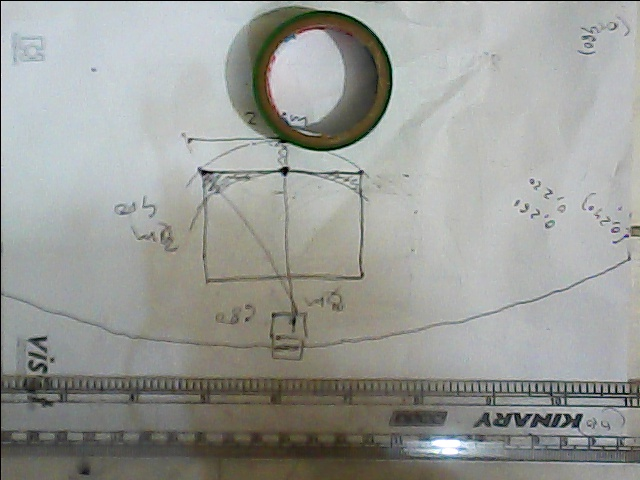
#> input picture test_image2.jpg, 640 x 480 px, given in place of the camera
$ python opencv1.py   (Python 2 division)
#> lines starting #> are read from the running program, lines starting #| are printed output that depends on the picture; after the words box and inside, x2 and y2 are one past the last pixel; in counts of white or black regions, pixels touching at a corner belong together
import numpy as np
import cv2
#from matplotlib import pyplot as plt

vid = cv2.VideoCapture(1)
ret = vid.set(3,640)
print str(ret)
ret2 = vid.set(4,480)
print str(ret2)

while(True):

    if cv2.waitKey(1) & 0xFF == ord('a'):
#> (key Esc is pressed here)
        break
    elif cv2.waitKey(1) & 0xFF == ord('s'):
#> (key Esc is pressed here)
        print "key pressed: S"
    else:
        # Capture frame-by-frame
        ret, frame = vid.read()
#> frame is the input picture: shape (480, 640, 3); mean B, G, R 151.2, 155.5, 153.8

        # change color space of the frame
        hsv = cv2.cvtColor(frame, cv2.COLOR_BGR2HSV)
#> hsv: shape (480, 640, 3); mean H, S, V 62.1, 22.9, 158.3

        # define range of blue color in HSV
        lower_blue = np.array([110,50,50])
        upper_blue = np.array([130, 255, 255])
        # Threshold the HSV image to get only blue colors
        mask = cv2.inRange(hsv, lower_blue, upper_blue)
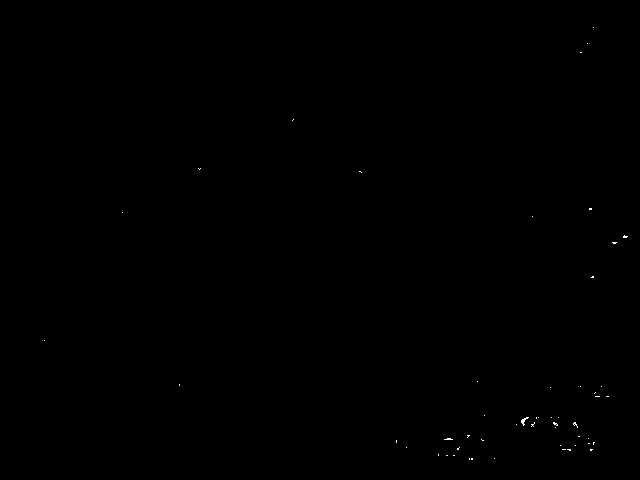
#> mask: shape (480, 640); 0.06% white in thin lines or dots, all inside (x1, y1, x2, y2) = (44, 27, 628, 460)
        # Bitwise-AND mask and original image
        res = cv2.bitwise_and(frame,frame, mask= mask)

        #thresholding for binary image
        ret,thresh1 = cv2.threshold(res, 100, 255, cv2.THRESH_BINARY)
        img = cv2.cvtColor(frame, cv2.COLOR_BGR2GRAY)
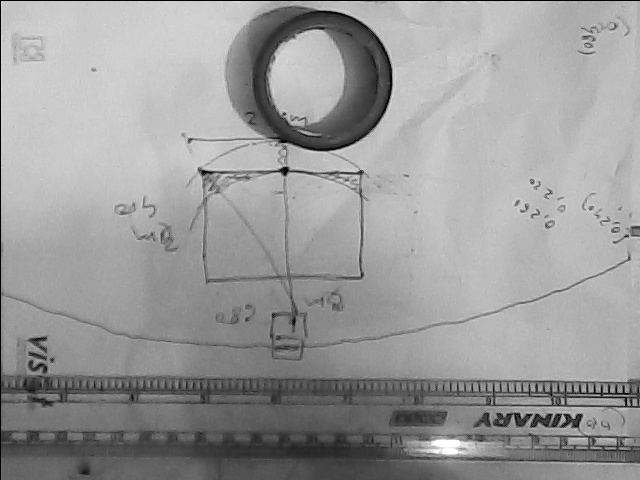
#> img: shape (480, 640); min 0, max 255, mean 154.5
        th2 = cv2.adaptiveThreshold(img,255,cv2.ADAPTIVE_THRESH_MEAN_C,
                                    cv2.THRESH_BINARY,11,2)
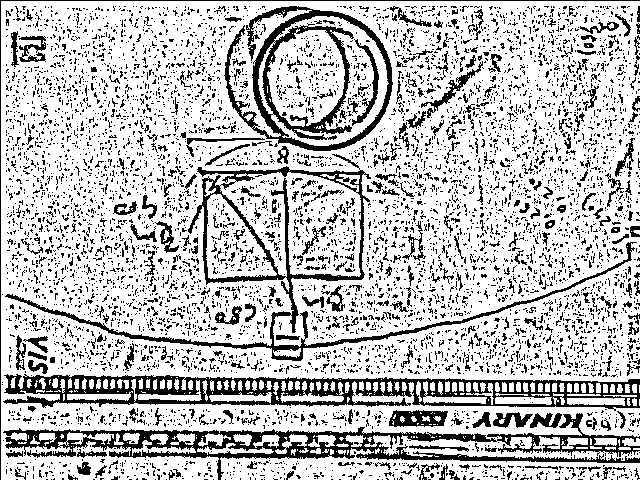
#> th2: shape (480, 640); 75.6% white; 6428 black regions (6058 under 20 px), largest, box (x1, y1, x2, y2) and area: (3, 374, 640, 411) 9429, (3, 413, 640, 480) 8976, (5, 154, 637, 361) 6483

        # [10 lines of commented-out code are left out]
        cv2.imshow('My Image', frame)


# When everything done, release the capture
vid.release()
cv2.destroyAllWindows()
